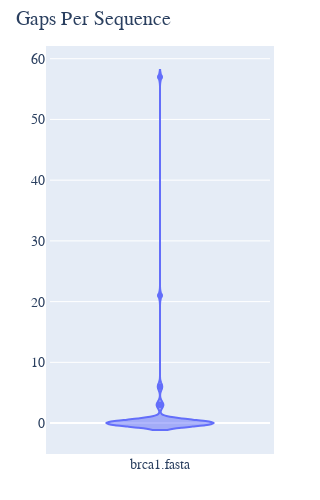

Source (notebook cell):
### Markdown cell above
### Displaying unique gaps as a violin plot

### Code cell
counts = aln.count_gaps_per_seq(unique=True, drawable='violin')
counts.show(width=300, height=500)

### Figure 1 — Plotly figure (JSON) as saved in the notebook; plotly's stock layout.template omitted (floating-point values rounded to 4 significant figures)
{"data": [{"name": "brca1.fasta", "text": ["FlyingFox", "DogFaced", "FreeTaile", "LittleBro", "TombBat", "RoundEare", "FalseVamp", "LeafNose", "Horse", "Rhino", "Pangolin", "Cat", "Dog", "Llama", "Pig", "Cow", "Hippo", "SpermWhale", "HumpbackW", "Mole", "Hedgehog", "TreeShrew", "FlyingLem", "Galago", "HowlerMon", "Rhesus", "Orangutan", "Gorilla", "Human", "Chimpanzee", "Jackrabbit", "FlyingSqu", "OldWorld", "Mouse", "Rat", "NineBande", "HairyArma", "Anteater", "Sloth", "Dugong", "Manatee", "AfricanEl", "AsianElep", "RockHyrax", "TreeHyrax", "Aardvark", "GoldenMol", "Madagascar", "Tenrec", "LesserEle", "GiantElep", "Caenolest", "Phascogale", "Wombat", "Bandicoot"], "type": "violin", "y": [0, 0, 0, 0, 0, 0, 0, 0, 0, 0, 0, 0, 0, 0, 0, 3, 0, 0, 0, 0, 0, 3, 0, 3, 21, 0, 0, 0, 0, 0, 0, 57, 0, 0, 0, 0, 0, 0, 0, 0, 0, 0, 0, 0, 0, 0, 0, 0, 6, 0, 6, 0, 0, 0, 0]}], "layout": {"autosize": false, "font": {"family": "Balto", "size": 14}, "height": 500, "hovermode": "closest", "margin": {"b": 50, "l": 50, "pad": 4, "r": 50, "t": 50}, "showlegend": false, "title": {"text": "Gaps Per Sequence"}, "width": 300, "xaxis": {"visible": true}, "yaxis": {"visible": true}}}
